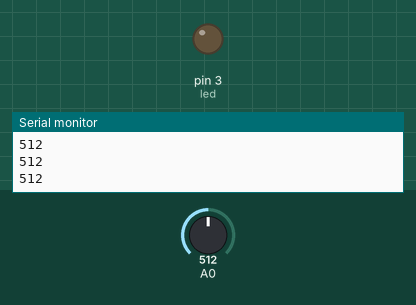
Bench run of a sketch on a simulated Arduino Uno, built with avr-gcc and run on an emulated ATmega328P. Shown: output pins drawn as LEDs (lit = HIGH), the last lines printed to the serial monitor. The inputs (shaded band) are chosen by the test bench; at power-on: A0 = 512.

Above: at 1.2 s.
1.3 s: A0 set to 161
4.0 s: A0 set to 140
At 6.3 s:
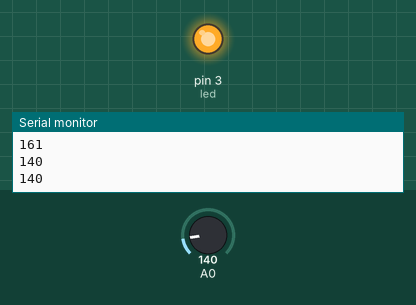
7.0 s: A0 set to 160
At 7.5 s:
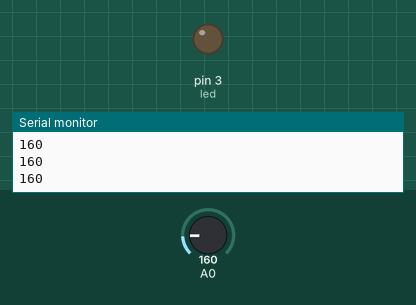
8.6 s: A0 set to 122
At 11.3 s:
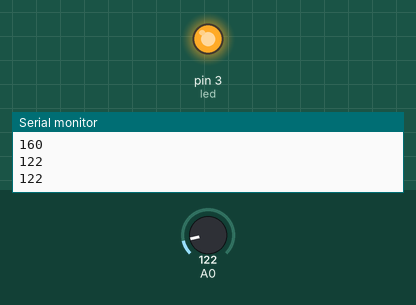
Timing chart, 0 to 12.6 s (numbered marks = the images above; inputs shaded):
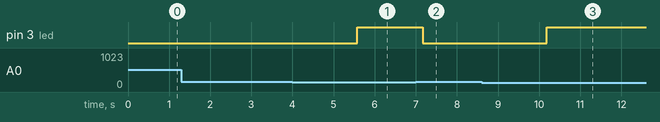

The sketch:

RoboticsProject5.ino
```cpp
//Automatic Light Sensor
#define led 3

void setup() {

    pinMode(led,OUTPUT);
    Serial.begin(9600);

}

void loop() {

  int light = analogRead(A0);
  Serial.println(light);
  delay(50);

  if(light > 155){
    digitalWrite(led,LOW);
  }

  if(light < 150){
    delay(1500);
    digitalWrite(led,HIGH);
  }

}
```

Measured:
- the behaviour switches between 150 and 149 on A0 (found by bisection; images 0 and 1)
- after the input at 4.0 s, pin 3 (led): LOW → HIGH after 1.6 s
- after the input at 7.0 s, pin 3 (led): HIGH → LOW after 0.17 s
- after the input at 8.6 s, pin 3 (led): LOW → HIGH after 1.6 s
